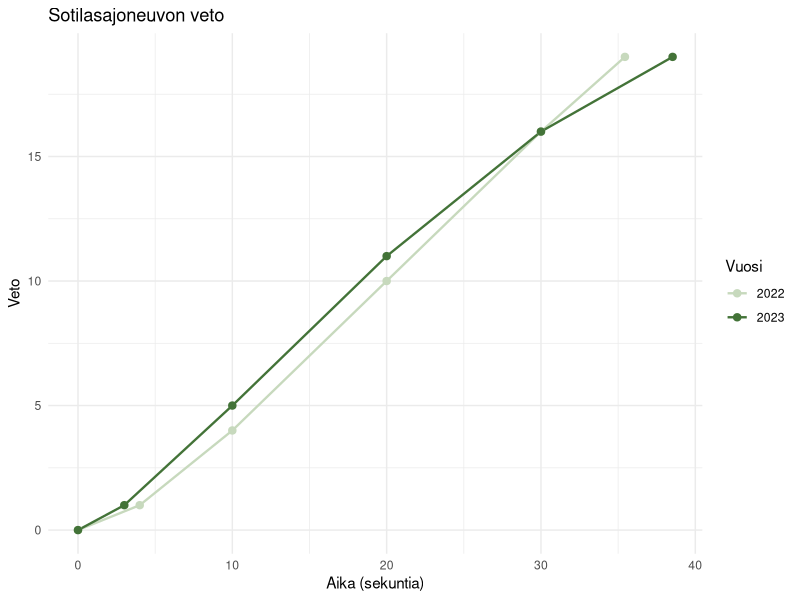
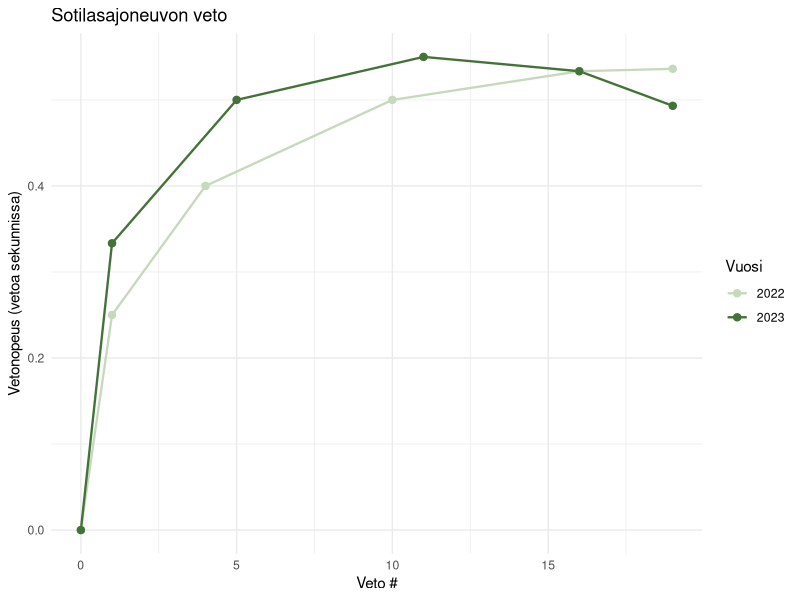
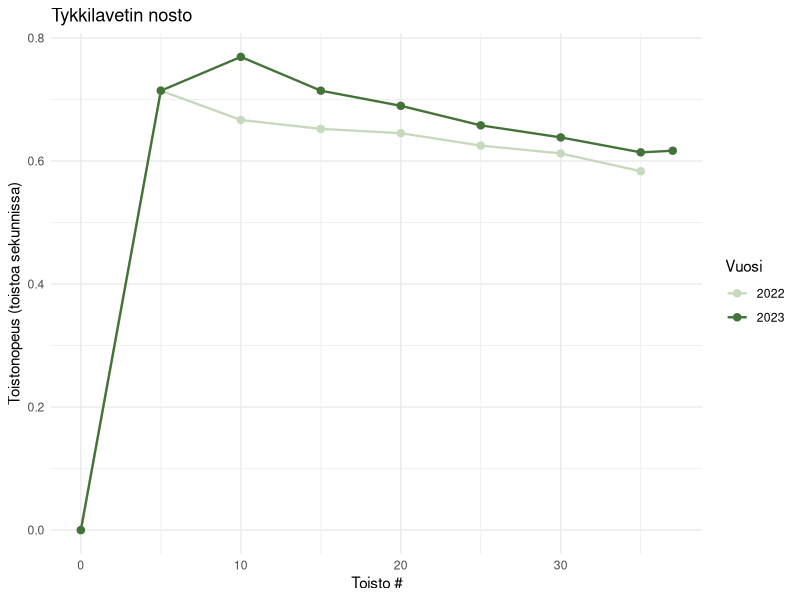
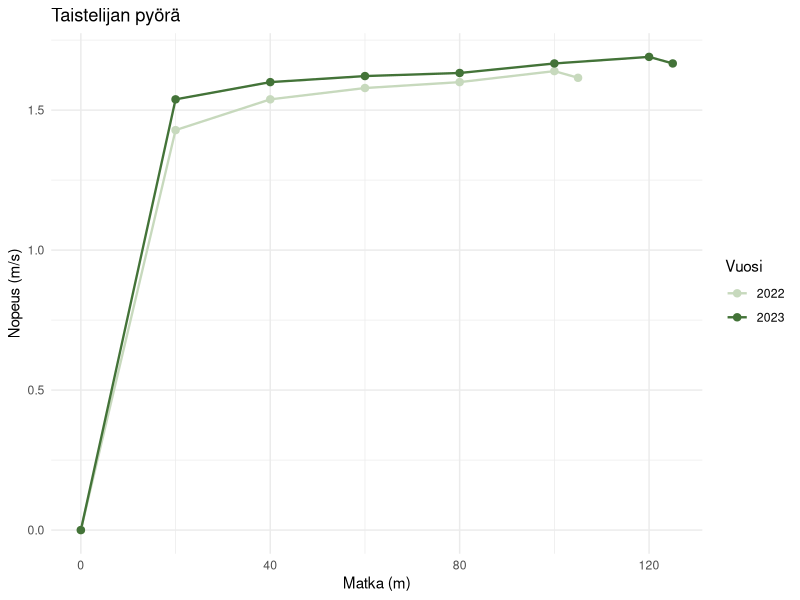

Write the R code that produced these figures, in order.
library(tidyverse)

# ajoneuvon veto comparison

ajon22 <- data.frame(toisto = c(0,1,4,10,16,19),
                     aika = c(0,4,10,20,30,35.44)) %>%
  mutate(Vuosi = "2022")
ajon23 <- data.frame(toisto = c(0,1,5,11,16,19),
                     aika = c(0,3,10,20,30,38.53)) %>%
  mutate(Vuosi = "2023")

ajon <- bind_rows(ajon22, ajon23) %>%
  mutate(toistoa_sek = ifelse(aika < 0.01, 0, toisto/aika))

palette_vahres <- c("#c7d9bd","#8da043","#437338")

ggplot(ajon) +
  geom_line(aes(x = aika, y = toisto, group = Vuosi, color = Vuosi), linewidth = 0.8) +
  geom_point(aes(x = aika, y = toisto, group = Vuosi, color = Vuosi), size = 2.2) +
  scale_color_manual(values = palette_vahres[c(1,3)]) +
  theme_minimal() +
  xlab("Aika (sekuntia)") +
  ylab("Veto") + 
  ggtitle("Sotilasajoneuvon veto")
  

ggplot(ajon) +
  geom_line(aes(x = toisto, y = toistoa_sek, group = Vuosi, color = Vuosi), linewidth = 0.8) +
  geom_point(aes(x = toisto, y = toistoa_sek, group = Vuosi, color = Vuosi), size = 2.2) +
  scale_color_manual(values = palette_vahres[c(1,3)]) +
  theme_minimal() +
  xlab("Veto #") +
  ylab("Vetonopeus (vetoa sekunnissa)") +
  ggtitle("Sotilasajoneuvon veto")

# tykin lavetin nosto

tykki22 <- data.frame(toisto = c(0,5,10,15,20,25,30,35),
                     aika = c(0,7,15,23,31,40,49,60)) %>%
  mutate(Vuosi = "2022")

tykki23 <- data.frame(toisto =c(0,5,10,15,20,25,30,35,37),
                     aika = c(0,7,13,21,29,38,47,57,60)) %>%
  mutate(Vuosi = "2023")

tykki <- bind_rows(tykki22, tykki23) %>%
  mutate(toistoa_sek = ifelse(aika < 0.01, 0, toisto/aika))

ggplot(tykki) +
  geom_line(aes(x = toisto, y = toistoa_sek, group = Vuosi, color = Vuosi), linewidth = 0.8) +
  geom_point(aes(x = toisto, y = toistoa_sek, group = Vuosi, color = Vuosi), size = 2.2) +
  scale_color_manual(values = palette_vahres[c(1,3)]) +
  theme_minimal() +
  xlab("Toisto #") +
  ylab("Toistonopeus (toistoa sekunnissa)") +
  ggtitle("Tykkilavetin nosto")

# taistelijan pyörä

taist22 <- data.frame(toisto = c(0,20,40,60,80,100,105),
                      aika = c(0,14,26,38,50,61,65)) %>%
  mutate(Vuosi = "2022")

taist23 <- data.frame(toisto =c(0,20,40,60,80,100,120,125),
                      aika = c(0,13,25,37,49,60,71,75)) %>%
  mutate(Vuosi = "2023")

taist <- bind_rows(taist22, taist23) %>%
  mutate(toistoa_sek = ifelse(aika < 0.01, 0, toisto/aika))

ggplot(taist) +
  geom_line(aes(x = toisto, y = toistoa_sek, group = Vuosi, color = Vuosi), linewidth = 0.8) +
  geom_point(aes(x = toisto, y = toistoa_sek, group = Vuosi, color = Vuosi), size = 2.2) +
  scale_color_manual(values = palette_vahres[c(1,3)]) +
  theme_minimal() +
  xlab("Matka (m)") +
  ylab("Nopeus (m/s)") +
  ggtitle("Taistelijan pyörä")
